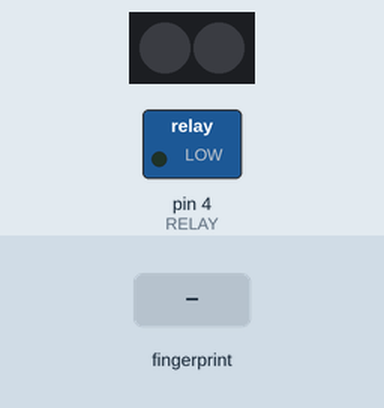
The sketch below on a simulated Arduino Mega 2560, built with avr-gcc and run on an emulated ATmega2560. Parts: 2 RGB LEDs in strip order, left to right, switched loads named in the sketch (green lamp = pin HIGH). The test bench sets the inputs (shaded band). Dim RGB values are drawn brighter than linear; what the sketch prints to the serial monitor is not drawn.

Above: at 2.2 s.
2.3 s: finger stored as number 1 placed on the sensor
At 3.8 s:
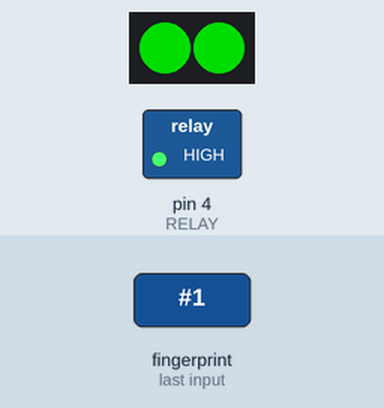
Timing chart, 0 to 7.2 s (numbered marks = the images above; inputs shaded):
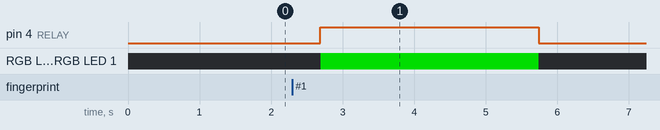

The sketch:

final.ino
```cpp
/**************
   /******* switch *******/
/*
    5V : 5V
    GND : GND
    DATA : D4

   /******* switch *******/
/******* serrure *******/
/*
    5V : switch : Millieu
    GND : switch : Bas

   /******* serrure *******/
/******* capteur emprunt *******/
/*
    JAUNE : D2
    BLANC : D3
    5V : 5V
    GND : GND

   /******* capteur emprunt *******/
/******* leds *******/
/*
    5V : 5V
    GND : GND
    DATA : D8

   /******* leds *******/
/***************/
#include <Adafruit_Fingerprint.h>
#include <FastLED.h>

#if (defined(__AVR__) || defined(ESP8266)) && !defined(__AVR_ATmega2560__)

SoftwareSerial mySerial(2, 3);

#else

#define mySerial Serial1

#endif


Adafruit_Fingerprint finger = Adafruit_Fingerprint(&mySerial);

#define RELAY 4

#define NUM_LEDS 2
#define DATA_PIN 8
#define CLOCK_PIN 13
CRGB leds[NUM_LEDS];

void setup() {
  Serial.begin(115200);
  pinMode(RELAY, OUTPUT);

  FastLED.addLeds<NEOPIXEL, DATA_PIN>(leds, NUM_LEDS);


  finger.begin(57600);
  delay(5);
  if (finger.verifyPassword())
  {
    Serial.println("Found fingerprint sensor!");
  } else
  {
    Serial.println("Did not find fingerprint sensor :(");
    while (1) {
      delay(1);
    }
  }

  finger.getTemplateCount();
}

void loop()
{
  fill_solid(leds, NUM_LEDS, CRGB::Black);
  FastLED.show();
  digitalWrite(RELAY, LOW);
  getFingerprintID();
  delay(50);

}

uint8_t getFingerprintID() {

  uint8_t p = finger.getImage();
  switch (p)
  {

    case FINGERPRINT_NOFINGER:

      Serial.print("-");
      return p;

  }


  p = finger.image2Tz();
  switch (p)
  {
    case FINGERPRINT_OK:

      Serial.println("-");
      break;

  }


  p = finger.fingerSearch();

  if (p == FINGERPRINT_OK)
  {
    Serial.println("acces ok");
    digitalWrite(RELAY, HIGH);

    for (int i = 0; i <= NUM_LEDS - 1; i++)
    {
      leds[i].setRGB( 0, 150, 0);
      FastLED.show();
    }

    delay(3000);
    return p;

  }

  else if (p == FINGERPRINT_NOTFOUND)
  {
    Serial.println("acces non");
    digitalWrite(RELAY, LOW);

    for (int i = 0; i <= NUM_LEDS - 1; i++)
    {
      leds[i].setRGB( 150, 0, 0);
      FastLED.show();
    }

    delay(3000);
    return p;
  }


  Serial.print("Found ID #"); Serial.print(finger.fingerID);
  Serial.print(" with confidence of "); Serial.println(finger.confidence);

  return finger.fingerID;
}
```

Measured:
- after the input at 2.3 s, pin 4 (RELAY): LOW → HIGH after 0.39 s, → LOW 3.1 s later; RGB LED 0, RGB LED 1: off → RGB(0, 150, 0) after 0.39 s, → off 3.1 s later
